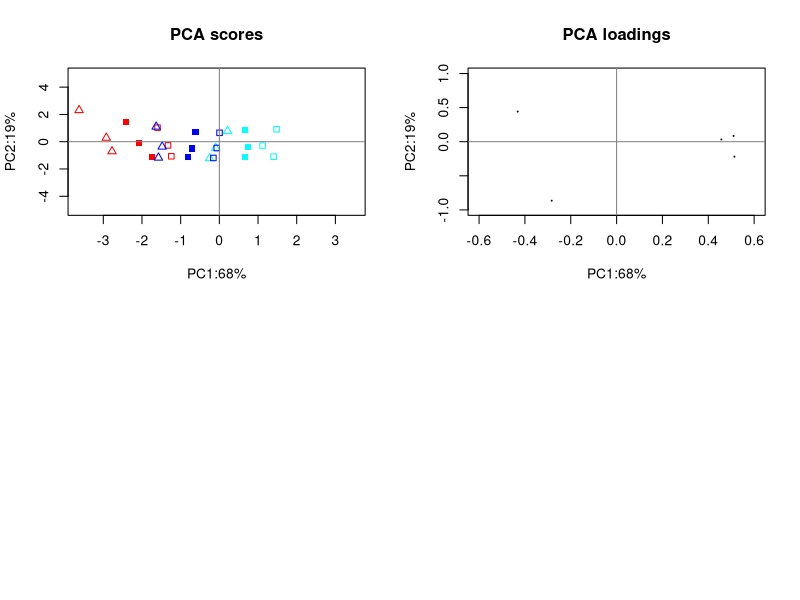

Write R code to recreate this figure. (Note: this script raises an error after producing the figure.)
# RMF 02 Running script simulations friction 05.19.2021.r

setwd("C:/Users/Kayleigh/Documents/Multiparameter analysis in R (Rannveig)")
getwd()

#################
# Get libraries
#################

# install.packages("readxl")
# install.packages("factoextra")
# install.packages("ffmanova")

library(readxl)
#library(factoextra)
#library(ffmanova)
#library(sjPlot)
#library(sjmisc)
#library(ggplot2)

#################
# Clear all
#################

rm(list=ls())

#################
# Run functions
#################

propVar <- function(object){
  vars <- object$sdev^2
  vars/sum(vars)
}

# Function to calculate the mean and the standard deviation for each group
# Arguments: 
# data :        a data frame
# varname :     the name of a column containing the variable to be summariezed
# groupnames :  vector of column names to be used as grouping variables

data_summary <- function(data, varname, groupnames){
  summary_func <- function(x, col){
    c(mean = mean(x[[col]], na.rm=TRUE),
      sd = sd(x[[col]], na.rm=TRUE))
  }
  data_sum<-ddply(data, groupnames, .fun=summary_func,
                  varname)
  data_sum <- rename(data_sum, c("mean" = varname))
  return(data_sum)
}


#################
# Get the data
#################

Imp <- as.data.frame(read_excel("Data/Results2.xlsx", sheet = "2R"))
rownames(Imp)<- Imp[,1]
Imp[1:4,]

my.labels <- Imp[,1]
idc1      <- which(colnames(Imp)=='A.123');     idc1 
idc2      <- which(colnames(Imp)=='B.123');    idc2
idc3      <- which(colnames(Imp)=='C.123');idc3
idc4      <- which(colnames(Imp)=='Material');   idc4 
idc5      <- which(colnames(Imp)=='t/d');   idc5
idc6      <- which(colnames(Imp)=='Velocity');   idc6
idc7      <- which(colnames(Imp)=='R1'); idc7
k         <- dim(Imp)[2];k
D         <- Imp[,idc1:idc3]
Design    <- Imp[,idc4:idc6]
Data      <- Imp[,idc7:k]
DF        <- data.frame(D,Design,Data); # all except my.labels
rm(Imp)


# Define colors
cls.3       <- c('red','cyan','blue') 
points.3    <- c(2,15,22) 

#################
# PCA
#################

Inn       <-  Data

my.labels
pca.mod   <- prcomp(Inn,scale=TRUE)
scores    <- pca.mod$x
loadings  <- pca.mod$rotation
expl.var <- round(propVar(pca.mod)*100,digits = 0);expl.var


# 1D plot of PC
#pdf('./Figures/PCA 1D plots PC1 PC2 PC3 PC4.pdf')
par(mfrow=c(2,2))
my.cls.s  <- cls.3[D$A.12];my.cls.s
my.pch.s  <- points.3[D$B.123];my.pch.s

#my.xlim <- c(-4,3)
my.ylim <- c(-5,5)
plot(scores[,1:2],
     main=paste0('PCA scores'),
     xlab=paste0('PC1:',expl.var[1],'%'),
     ylab=paste0('PC2:',expl.var[2],'%'),
     col=my.cls.s,pch=my.pch.s,
     ylim = my.ylim)
abline(h=0,v=0,lty=1,col='gray50')

my.ylim <- c(-1,1)
my.xlim <- c(-0.6,0.6)
plot(loadings[,1:2],cex=0.0001,
     main=paste0('PCA loadings'),
     xlab=paste0('PC1:',expl.var[1],'%'),
     ylab=paste0('PC2:',expl.var[2],'%'),
     ylim=my.ylim,
     xlim=my.xlim)
abline(h=0,v=0,lty=1,col='gray50')
axis(1,at=c(1:6),labels=rownames(loadings),las=2)
text(loadings[,1:2], labels=rownames(loadings))

#PC 3 og 4
#my.xlim <- c(-4,3)
# my.ylim <- c(-5,5)
# plot(scores[,3:4],
#      main=paste0('PCA scores'),
#      xlab=paste0('PC3:',expl.var[3],'%'),
#      ylab=paste0('PC4:',expl.var[4],'%'),
#      col=my.cls.s,pch=my.pch.s,
#      ylim = my.ylim)
# abline(h=0,v=0,lty=1,col='gray50')
# 
# my.ylim <- c(-1,1)
# plot(loadings[,3:4],xaxt='n',cex=0.0001,
#      main=paste0('PCA loadings'),
#      xlab=paste0('PC3:',expl.var[3],'%'),
#      ylab=paste0('PC4:',expl.var[4],'%'),
#      ylim=my.ylim)
# abline(h=0,v=0,lty=1,col='gray50')
# axis(1,at=c(1:6),labels=rownames(loadings),las=2)
# text(loadings[,3:4], labels=rownames(loadings))


#Gammelt under
my.ylim <- c(-4,4)
plot(scores[,2],
     main=paste0('PCA scores'),
     xlab='samples',
     ylab=paste0('PC2:',expl.var[2],'%'),
     col=my.cls.s,pch=my.pch.s,
     ylim = my.ylim)
abline(h=0,v=0,lty=1,col='gray50')

my.ylim <- c(-1,1)
plot(loadings[,2],xaxt='n',
     main=paste0('PCA loadings'),
     xlab=paste0(''),
     ylab=paste0('PC2:',expl.var[2],'%'),
     ylim=my.ylim)
abline(h=0,v=0,lty=1,col='gray50')
axis(1,at=c(1:6),labels=rownames(loadings),las=2)

my.ylim <- c(-4,4)
plot(scores[,3],
     main=paste0('PCA scores'),
     xlab='samples',
     ylab=paste0('PC2:',expl.var[3],'%'),
     col=my.cls.s,pch=my.pch.s,
     ylim = my.ylim)
abline(h=0,v=0,lty=1,col='gray50')

my.ylim <- c(-1,1)
plot(loadings[,3],xaxt='n',
     main=paste0('PCA loadings'),
     xlab=paste0(''),
     ylab=paste0('PC2:',expl.var[3],'%'),
     ylim=my.ylim)
abline(h=0,v=0,lty=1,col='gray50')
axis(1,at=c(1:6),labels=rownames(loadings),las=2)

my.ylim <- c(-4,4)
plot(scores[,4],
     main=paste0('PCA scores'),
     xlab='samples',
     ylab=paste0('PC2:',expl.var[4],'%'),
     col=my.cls.s,pch=my.pch.s,
     ylim = my.ylim)
abline(h=0,v=0,lty=1,col='gray50')

my.ylim <- c(-1,1)
plot(loadings[,4],xaxt='n',
     main=paste0('PCA loadings'),
     xlab=paste0(''),
     ylab=paste0('PC2:',expl.var[4],'%'),
     ylim=my.ylim)
abline(h=0,v=0,lty=1,col='gray50')
axis(1,at=c(1:6),labels=rownames(loadings),las=2)
dev.off()


# 2D
my.xlim <- c(-4,3)
my.ylim <- c(-3,3)
plot(scores[,1:2],cex=0.00001,
     main=paste0('PCA scores \n label factor Material'),
     xlab=paste0('PC1:',expl.var[1],'%'),
     ylab=paste0('PC2:',expl.var[2],'%'),
     col=my.cls.s,pch=my.pch.s,
     ylim = my.ylim)
text(scores[,1:2],labels=substr(my.labels,2,2),col=my.cls.s)
abline(h=0,v=0,lty=1,col='gray50')

plot(scores[,1:2],cex=0.00001,
     main=paste0('PCA scores \n label factor t/d'),
     xlab=paste0('PC1:',expl.var[1],'%'),
     ylab=paste0('PC2:',expl.var[2],'%'),
     col=my.cls.s,pch=my.pch.s,
     ylim = my.ylim)
text(scores[,1:2],labels=substr(my.labels,5,5),col=my.cls.s)
abline(h=0,v=0,lty=1,col='gray50')


plot(scores[,1:2],cex=0.00001,
     main=paste0('PCA scores \n label factor Velocity'),
     xlab=paste0('PC1:',expl.var[1],'%'),
     ylab=paste0('PC2:',expl.var[2],'%'),
     col=my.cls.s,pch=my.pch.s,
     ylim = my.ylim)
text(scores[,1:2],labels=substr(my.labels,8,8),col=my.cls.s)
abline(h=0,v=0,lty=1,col='gray50')

dev.off()



pdf('./Figures/PCA 2D plots PC12 ours.pdf')

# 2D plot of PC

par(mfrow=c(3,2))
my.cls.s  <- cls.2[D$A.12];my.cls.s
my.pch.s  <- points.3[D$B.123];my.pch.s

my.xlim <- c(-4,3)
my.ylim <- c(-3,3)
plot(scores[,1:2],
     main=paste0('PCA scores'),
     xlab=paste0('PC1:',expl.var[1],'%'),
     ylab=paste0('PC2:',expl.var[2],'%'),
     col=my.cls.s,pch=my.pch.s,
     ylim = my.ylim)
abline(h=0,v=0,lty=1,col='gray50')

my.ylim <- c(-1,1)
my.xlim <- c(-0.5,0.5)
plot(loadings[,1:2],cex=0.0000001,
     main=paste0('PCA loadings'),
     xlab=paste0('PC1:',expl.var[1],'%'),
     ylab=paste0('PC2:',expl.var[2],'%'),
     xlim=my.xlim,ylim=my.ylim)
abline(h=0,v=0,lty=1,col='gray50')
text(loadings[,1:2],labels=rownames(loadings),
     xlim=my.xlim,ylim=my.ylim)

my.xlim <- c(-4,3)
my.ylim <- c(-3,3)
plot(scores[,1:2],cex=0.00001,
     main=paste0('PCA scores \n label factor Material'),
     xlab=paste0('PC1:',expl.var[1],'%'),
     ylab=paste0('PC2:',expl.var[2],'%'),
     col=my.cls.s,pch=my.pch.s,
     ylim = my.ylim)
text(scores[,1:2],labels=substr(my.labels,2,2),col=my.cls.s)
abline(h=0,v=0,lty=1,col='gray50')

plot(scores[,1:2],cex=0.00001,
     main=paste0('PCA scores \n label factor t/d'),
     xlab=paste0('PC1:',expl.var[1],'%'),
     ylab=paste0('PC2:',expl.var[2],'%'),
     col=my.cls.s,pch=my.pch.s,
     ylim = my.ylim)
text(scores[,1:2],labels=substr(my.labels,5,5),col=my.cls.s)
abline(h=0,v=0,lty=1,col='gray50')


plot(scores[,1:2],cex=0.00001,
     main=paste0('PCA scores \n label factor Velocity'),
     xlab=paste0('PC1:',expl.var[1],'%'),
     ylab=paste0('PC2:',expl.var[2],'%'),
     col=my.cls.s,pch=my.pch.s,
     ylim = my.ylim)
text(scores[,1:2],labels=substr(my.labels,8,8),col=my.cls.s)
abline(h=0,v=0,lty=1,col='gray50')

dev.off()




